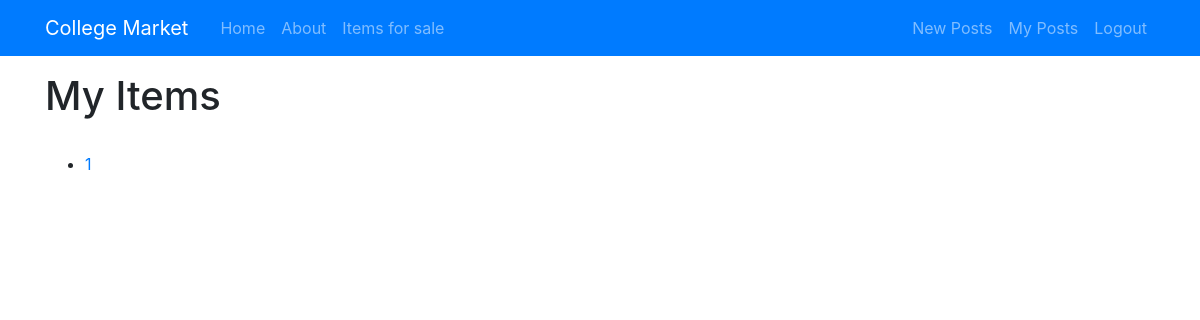
/post/ (signed in), run on an earlier commit of the app's database.
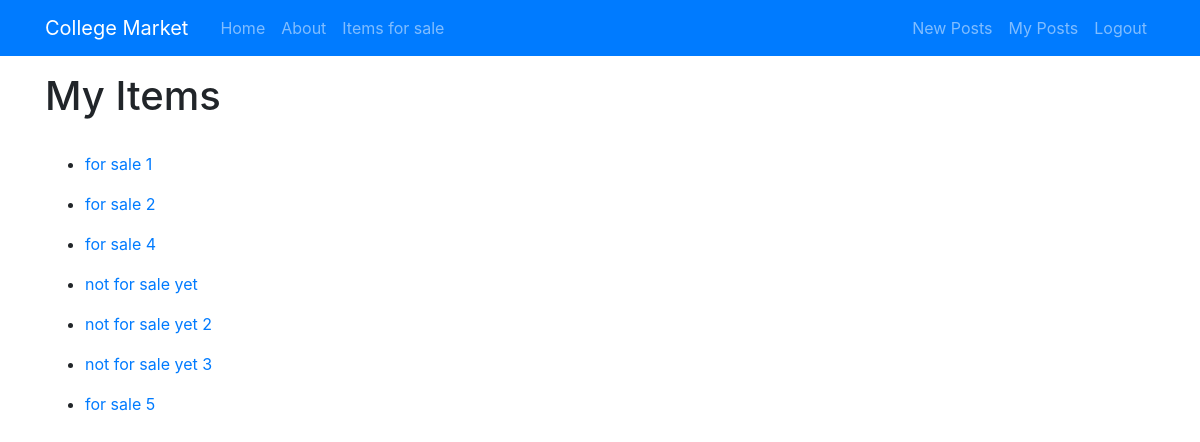
And on a later commit of the database.
### posts/models.py (models this page shows)
class Post(models.Model):
    user = models.ForeignKey(User, on_delete=models.CASCADE, related_name="post" , null=True)
    title = models.CharField(max_length=255)
    body = models.TextField(null=True)
    updated_on = models.DateTimeField(auto_now= True)
    created_on = models.DateTimeField(auto_now_add=True, null=True)
    category = models.IntegerField(choices=CATEGORY, default=0)
    cover = models.ImageField(upload_to='images/', null=True , blank=True)
    condition = models.IntegerField(choices=CONDITION , default = 4)
    price = models.FloatField(null=True ,blank=True)
    publish = models.IntegerField(choices=STATUS, default=0)

### posts/views.py (the view)
# urls.py: path('', PostListView.as_view(), name='post_list'),
class PostListView(ListView):
    model = Post
    template_name = '../templates/post_list.html'

### posts/templates/post_list.html
{% extends 'base.html' %}
{% block content %}
<br><br><br>
{% if user.is_authenticated %}
<h1>My Items</h1>
<br>
  {% for post in user.post.all %}
      <ul>
        <li><a href="{{ post.pk }}">{{ post.title }}</a></li>
      </ul>
  {% endfor %}
{% else %}
  <p>You are not allowed to see this list</p>
  <meta http-equiv = "refresh" content = "2"; url ='/post' />
{% endif %}
{% endblock %}

### templates/base.html (shortened to what this page needs)
{% load static %}
<!DOCTYPE html>
<html>
<head>
    <link rel="stylesheet" href="https://stackpath.bootstrapcdn.com/bootstrap/4.3.1/css/bootstrap.min.css">
</head>
<body>
	<header class="site-header">
	  <nav class="navbar navbar-expand-md navbar-dark bg-primary fixed-top">
		<div class="container">
		  <a class="navbar-brand mr-4" href="{% url 'home' %}">College Market</a>
		  <div class="collapse navbar-collapse" id="navbarToggle">
			<div class="navbar-nav mr-auto">
			  <a class="nav-item nav-link" href="{% url 'home' %}">Home</a>
        <a class="nav-item nav-link" href="{% url 'about' %}">About</a>
        {% if user.is_authenticated %}
        <a class="nav-item nav-link" href="{% url 'for_sale' %}">Items for sale</a>
        {% endif %}
			</div>
      {% if user.is_authenticated %}
      <div class="navbar-nav">
        <a class="nav-item nav-link" href="{% url 'add_post' %}">New Posts</a>
        <a class="nav-item nav-link" href="{% url 'post_list' %}">My Posts</a>
        <a class="nav-item nav-link" href="/logout">Logout</a>
			</div>
      {% else %}
      <div class="navbar-nav">
        <a class="nav-item nav-link" href="/login">Login</a>
        <a class="nav-item nav-link" href="/register">Register</a>
			</div>
      {% endif %}
		  </div>
		</div>
	  </nav>
	</header>
	<main role="main" class="container">
	  <div class="row">
		<div class="col-md-8">
      {% block content %}{% endblock %}
		</div>
	  </div>
	</main>
</body>
</html>

What changed in the data, as far as the page shows it:
removed Post: title "1"
added Post: title "for sale 1"
added Post: title "for sale 2"
added Post: title "for sale 4"
added Post: title "not for sale yet"
added Post: title "not for sale yet 2"
added Post: title "not for sale yet 3"
added Post: title "for sale 5"
